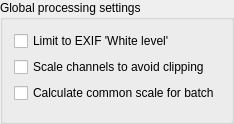
               <widget class="QGroupBox" name="groupBoxGlobalProcessingOptions">
                <property name="sizePolicy">
                 <sizepolicy hsizetype="Fixed" vsizetype="Fixed">
                  <horstretch>0</horstretch>
                  <verstretch>0</verstretch>
                 </sizepolicy>
                </property>
                <property name="minimumSize">
                 <size>
                  <width>0</width>
                  <height>124</height>
                 </size>
                </property>
                <property name="locale">
                 <locale language="English" country="UnitedStates"/>
                </property>
                <property name="title">
                 <string>Global processing settings</string>
                </property>
                <layout class="QVBoxLayout" name="verticalLayout_16">
                 <item>
                  <layout class="QVBoxLayout" name="verticalLayout_5">
                   <item>
                    <layout class="QHBoxLayout" name="horizontalLayout_18">
                     <item>
                      <widget class="QCheckBox" name="checkBoxProcessingLimitToWhiteLevel">
                       <property name="sizePolicy">
                        <sizepolicy hsizetype="Fixed" vsizetype="Fixed">
                         <horstretch>0</horstretch>
                         <verstretch>0</verstretch>
                        </sizepolicy>
                       </property>
                       <property name="toolTip">
                        <string>Clip or scale to the value set in the 'White level' tag, if present. If absent or not set values will be clipped to 65535.</string>
                       </property>
                       <property name="layoutDirection">
                        <enum>Qt::LayoutDirection::LeftToRight</enum>
                       </property>
                       <property name="text">
                        <string>Limit to EXIF 'White level'</string>
                       </property>
                      </widget>
                     </item>
                     <item>
                      <spacer name="horizontalSpacer_9">
                       <property name="orientation">
                        <enum>Qt::Orientation::Horizontal</enum>
                       </property>
                       <property name="sizeHint" stdset="0">
                        <size>
                         <width>40</width>
                         <height>20</height>
                        </size>
                       </property>
                      </spacer>
                     </item>
                    </layout>
                   </item>
                   <item>
                    <layout class="QHBoxLayout" name="horizontalLayout">
                     <item>
                      <widget class="QCheckBox" name="checkBoxProcessingScaleChannels">
                       <property name="toolTip">
                        <string>Can cause panorama files to have different brightness.
Also can cause issues in areas with values close to clipping.</string>
                       </property>
                       <property name="layoutDirection">
                        <enum>Qt::LayoutDirection::LeftToRight</enum>
                       </property>
                       <property name="text">
                        <string>Scale channels to avoid clipping</string>
                       </property>
                      </widget>
                     </item>
                     <item>
                      <spacer name="horizontalSpacer_6">
                       <property name="orientation">
                        <enum>Qt::Orientation::Horizontal</enum>
                       </property>
                       <property name="sizeHint" stdset="0">
                        <size>
                         <width>0</width>
                         <height>20</height>
                        </size>
                       </property>
                      </spacer>
                     </item>
                    </layout>
                   </item>
                   <item>
                    <layout class="QHBoxLayout" name="horizontalLayout_12">
                     <item>
                      <widget class="QCheckBox" name="checkBoxProcessingCalculateCommonScale">
                       <property name="toolTip">
                        <string>May be useful to correct files from one panorama.
Increases processing time by 2.</string>
                       </property>
                       <property name="text">
                        <string>Calculate common scale for batch</string>
                       </property>
                      </widget>
                     </item>
                    </layout>
                   </item>
                   <item>
                    <spacer name="verticalSpacer_3">
                     <property name="orientation">
                      <enum>Qt::Orientation::Vertical</enum>
                     </property>
                     <property name="sizeHint" stdset="0">
                      <size>
                       <width>20</width>
                       <height>0</height>
                      </size>
                     </property>
                    </spacer>
                   </item>
                  </layout>
                 </item>
                </layout>
               </widget>
